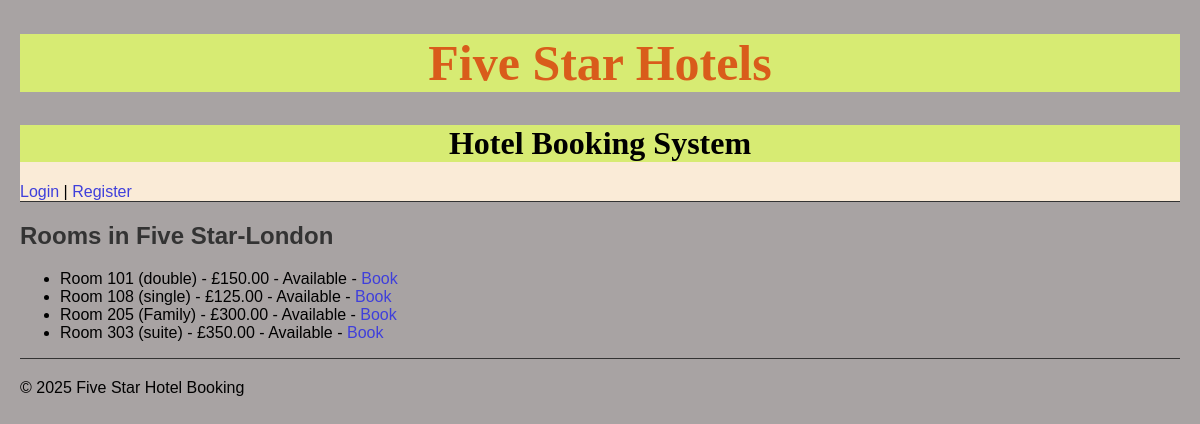
Page /hotel/1 on the earlier database version.
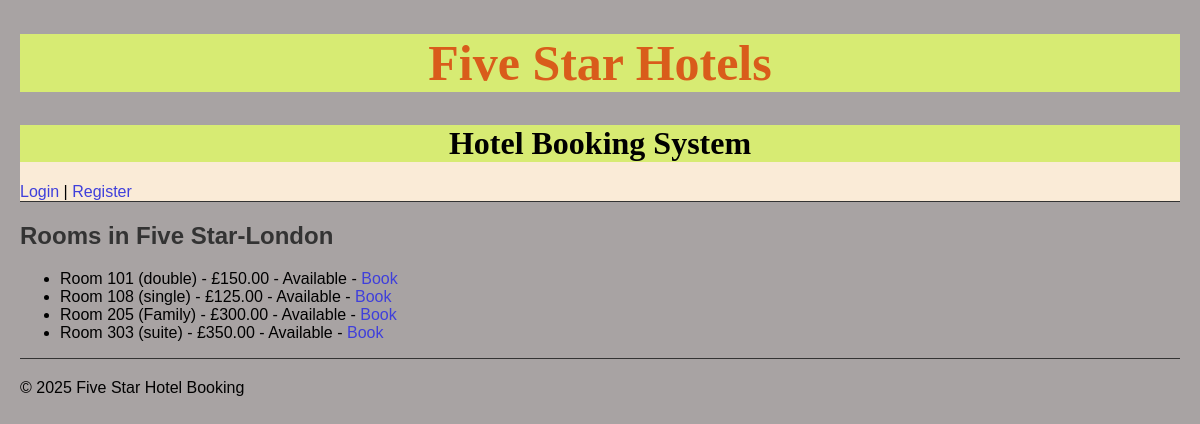
Same page on the later database version.
### booking/models.py (models this page shows, shortened)
class Room(models.Model):
    ROOM_TYPES = [
        ('single', 'Single'),
        ('double', 'Double'),
        ('suite', 'Suite'),
        ('family', 'Family'),
    ]
    hotel = models.ForeignKey(Hotel, on_delete=models.CASCADE, related_name='rooms')
    room_number = models.CharField(max_length=10)
    room_type = models.CharField(max_length=10, choices=ROOM_TYPES)
    price_per_night = models.DecimalField(max_digits=6, decimal_places=2)
    is_available = models.BooleanField(default=True)

### booking/views.py (the view)
# urls.py: path('hotel/<int:hotel_id>', views.room_list, name='room_list'),
def room_list(request, hotel_id):
    hotel = get_object_or_404(Hotel, pk=hotel_id)
    rooms = hotel.rooms.all()
    return render(request, 'booking/room_list.html', {'hotel': hotel, 'rooms': rooms})

### booking/templates/booking/room_list.html
{% extends 'base.html' %}
{% block content %}
<h2>Rooms in {{ hotel.name }}</h2>
<ul>
  {% for room in rooms %}
    <li>
      Room {{ room.room_number }} ({{ room.room_type }}) - £{{ room.price_per_night }}
      {% if room.is_available %}
        - Available - <a href="{% url 'admin_book_room' room.id %}">Book</a>
        {% elif room.is_canceled %}
        - Available (Canceled Booking) - <a href="{% url 'admin_cancel_booking' booking.id %}">Book</a>
      {% else %}
        - Available - <a href="{% url 'admin_book_room' room.id %}">Book</a>
      {% endif %}
    </li>
  {% empty %}
    <li>No rooms available.</li>
  {% endfor %}
</ul>
{% endblock %}

Differences in the rows shown:
changed Room "suite": is_available True → False (drawn)
